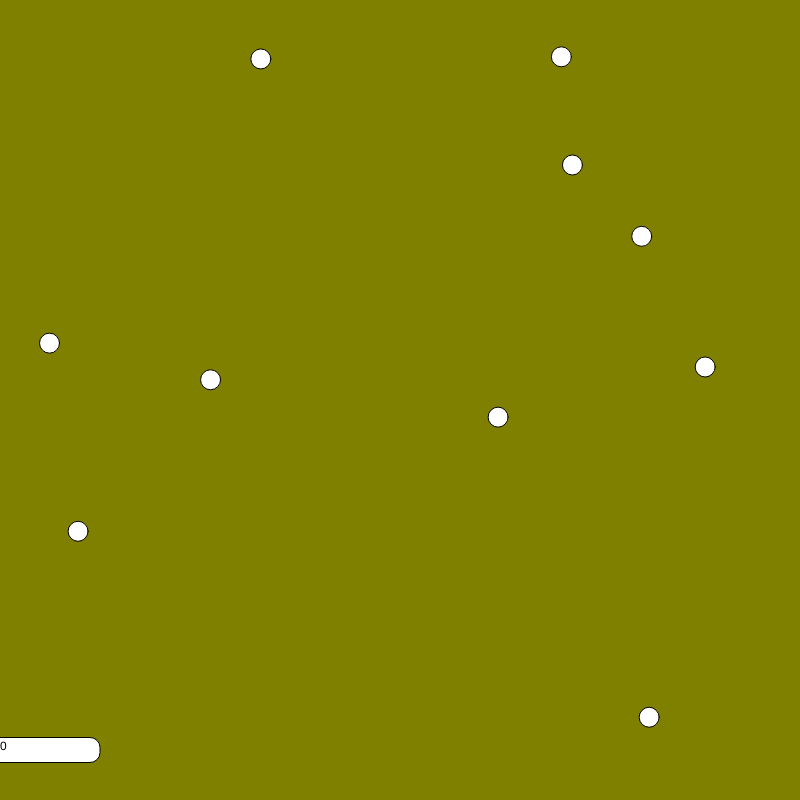
Frame 1 (no input)
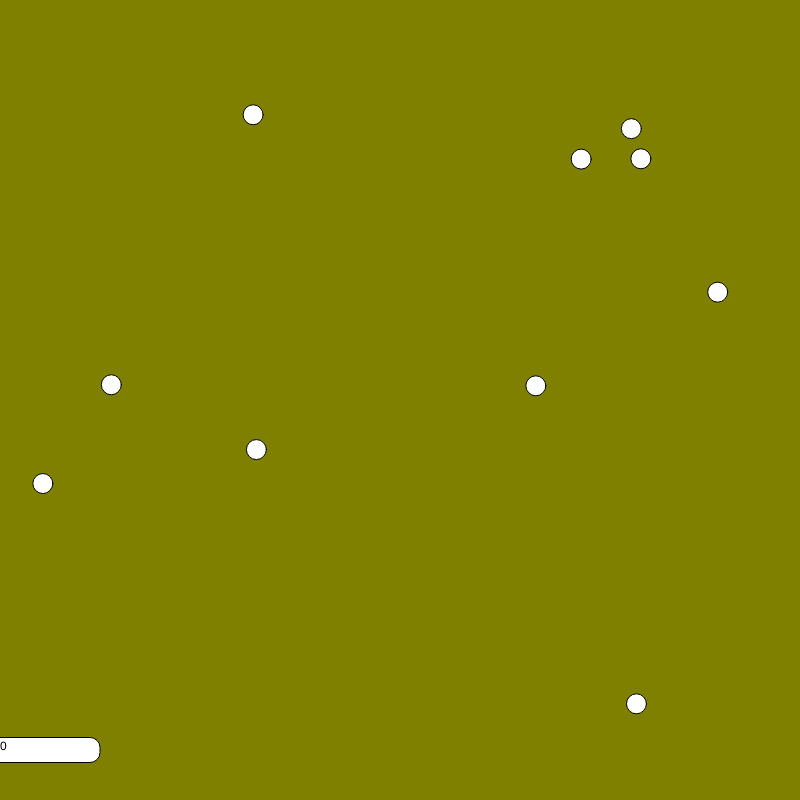
Frame 60 (no input)
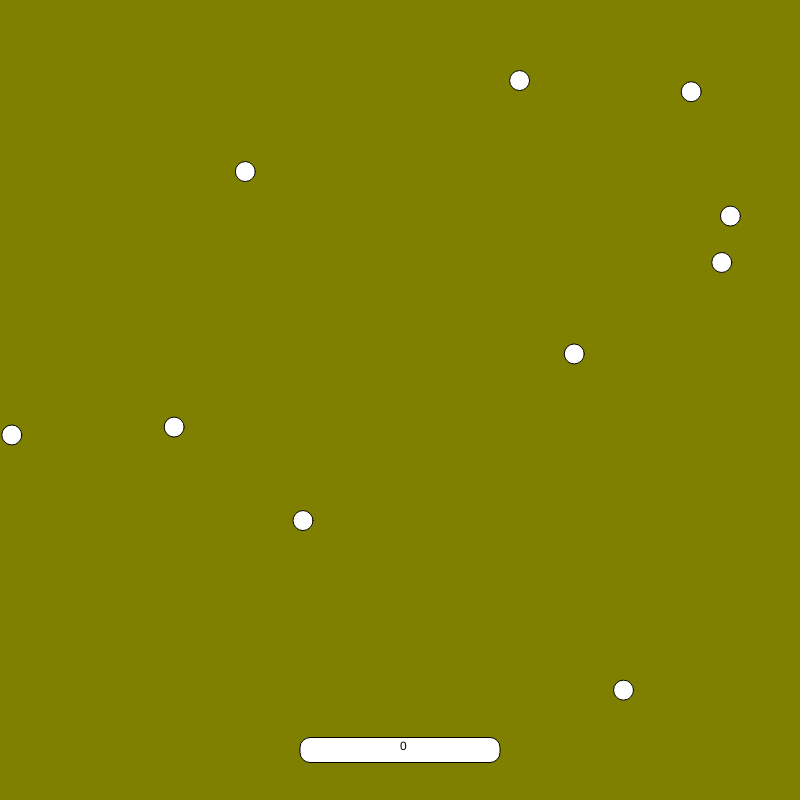
Frame 120 (the mouse pressed at the canvas centre since frame 60)

The p5.js sketch that drew these frames (run headless with seeded random() and noise() and a simulated clock; from frame 60 on, the mouse is pressed at the canvas centre):

// p5.js sketch
// ── sketch.js
var score=0;
var x=[];
var y=[];
var xSpeed = [];
var ySpeed = [];

function setup() {
  createCanvas(800, 800)
  rectMode(CENTER);
  for(var i=0; i<10; i++) {
  // randomize x position only once
     x[i]=random(width);
     y[i]=random(height);
     xSpeed[i]=random(-2,2);
     ySpeed[i]=random(-2,2);
  }
}

function draw() {
  background(128, 128, 0)
    // make multiple balls
  for(var i=0; i<10; i++) {
     x[i] += xSpeed[i];
     y[i] += ySpeed[i];
     ellipse(x[i], y[i], 20, 20);
     
     if(y[i] < 0) { //include all area above the ceiling
         ySpeed[i] *= -1; //ySpeed[i] *= -ySpeed[i]
     }
     if(x[i] < 10 || x[i] > width -10) { 
         xSpeed[i] *= -1; 
     }
     
     //compare the distance of the center of the ellipse and the rect
     if(y[i] > (height - 72.5) && abs(x[i]-mouseX) < width/8){
         ySpeed[i] *= -1;
         
         
     }
  }
  rect(mouseX, height-50, width/4, 25, 10);
  text(score, mouseX, height-50);
  
}
